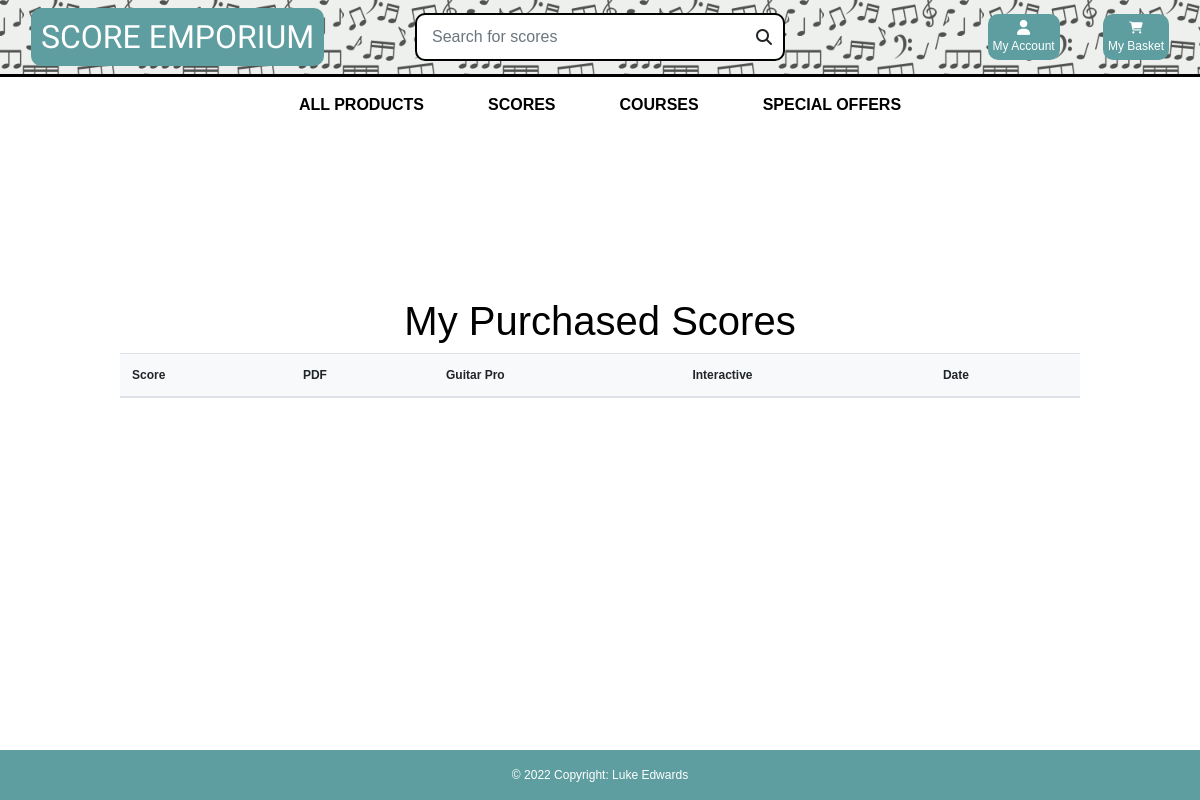
The page /profile/ (signed in) on the database as committed earlier.
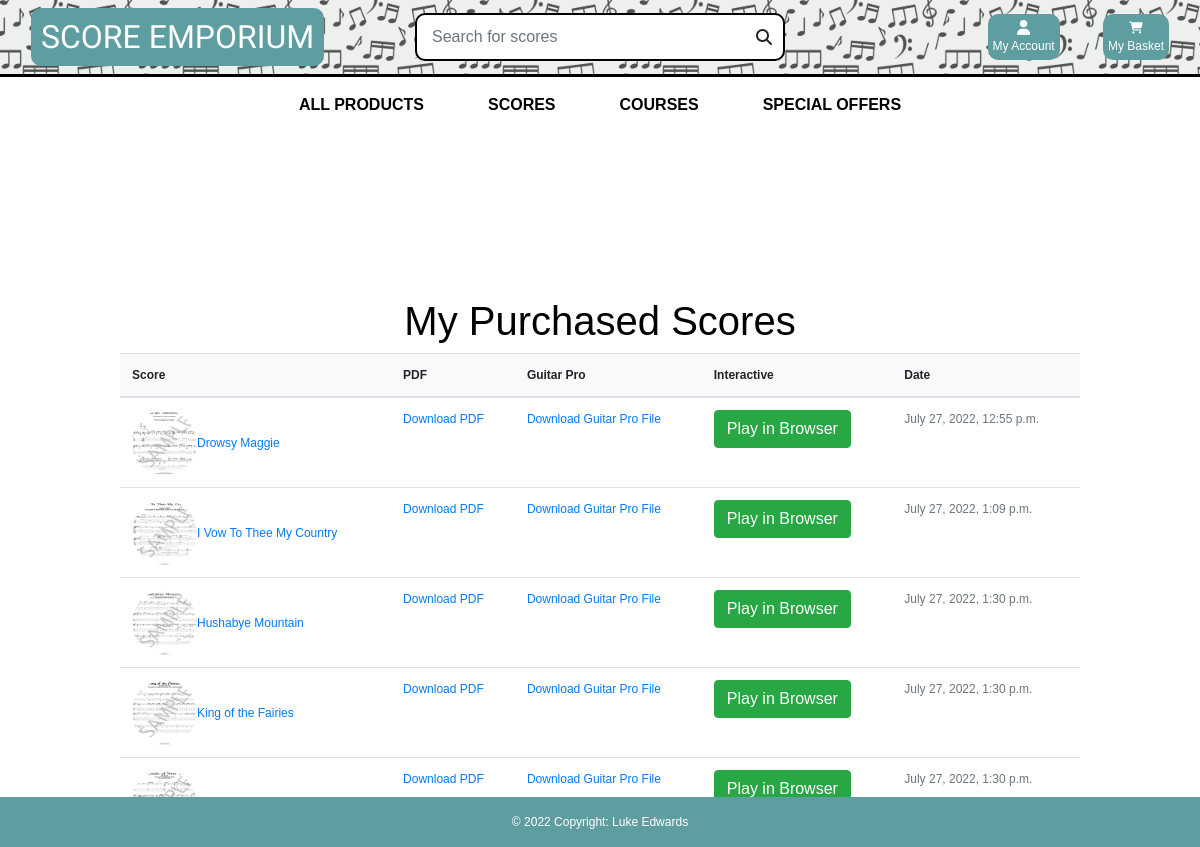
The same page on the database as committed later.
### checkout/models.py (models this page shows, shortened)
class OrderLineItem(models.Model):
    order = models.ForeignKey(Order, null=False, blank=False, on_delete=models.CASCADE, related_name='lineitems')
    product = models.ForeignKey(Product, null=False, blank=False, on_delete=models.CASCADE)
    lineitem_total = models.DecimalField(max_digits=6, decimal_places=2, null=False, blank=False, editable=False)

class Order(models.Model):
    order_number = models.CharField(max_length=32, null=False, editable=False)
    user_profile = models.ForeignKey(UserProfile, on_delete=models.SET_NULL,
                                     null=True, blank=True, related_name='orders')
    username = models.CharField(max_length=32, null=False, editable=False)
    full_name = models.CharField(max_length=50, null=False, blank=False)
    email = models.EmailField(max_length=254, null=False, blank=False)
    phone_number = models.CharField(max_length=20, null=False, blank=False)
    date = models.DateTimeField(auto_now_add=True)
    order_total = models.DecimalField(max_digits=10, decimal_places=2, null=False, default=0)

### products/models.py (models this page shows, shortened)
class Product(models.Model):
    genre = models.ForeignKey('Genre', null=True, blank=True, on_delete=models.SET_NULL)
    difficulty = models.ForeignKey('Difficulty', null=True, blank=True, on_delete=models.SET_NULL)
    sku = models.CharField(max_length=254, null=True, blank=True)
    name = models.CharField(max_length=254)
    description = models.TextField()
    price = models.DecimalField(max_digits=6, decimal_places=2)
    rating = models.DecimalField(max_digits=6, decimal_places=2, null=True, blank=True)
    image_url = models.URLField(max_length=1024, null=True, blank=True)
    image = models.ImageField(null=True, blank=True,)
    vendor = models.CharField(max_length=254, null=True)
    PDF = models.FileField(null=True,)
    Guitar_Pro_Unlocked = models.FileField(null=True,)
    Guitar_Pro_Locked = models.FileField(null=True,)
    video = models.URLField(max_length=1024, null=True, blank=True)

### user_profile/views.py (the view)
# urls.py: path('profile/', include('user_profile.urls')),
def user_profile(request):
    profile = get_object_or_404(UserProfile, user=request.user)
    products = Product.objects.all()
    orders = profile.orders.all()
    context = {
        'products': products,
        'profile': profile,
        'orders': orders
    }
    return render(request, 'user_profile/profile.html', context)

### cart/contexts.py (called while the page is built, shortened)
def cart_contents(request):
    cart_items = []
    total = 0
    product_count = 0
    cart = request.session.get('cart', {})
    total = total
    context = {
        'cart_items': cart_items,
        'total': total,
        'product_count': product_count,
    }
    return context

### user_profile/templates/user_profile/profile.html (shortened to what this page needs)
{% extends "base.html" %}
{% load static %}
{% block page_header %}
    <div class="container header-container">
    </div>
{% endblock %}
{% block content %}
<div class="container text-black">
    <h1 class="text-center">My Purchased Scores</h1>
    <div class="row">
      <table class="table align-middle mb-0 bg-white">
        <thead class="bg-light">
          <tr>
            <th>Score</th>
            <th>PDF</th>
            <th>Guitar Pro</th>
            <th>Interactive</th>
            <th>Date</th>
          </tr>
        </thead>
        <tbody>
          {% for order in orders %}
            {% for item in order.lineitems.all%}
          <tr>
            <td>
              <div class="d-flex align-items-center">
                <img
                    src="/media/{{item.product.image}}"
                    alt="{{item.product.name}}"
                    style="width: 65px; height: 65px"
                    class="rounded-circle"
                    />
                <div class="ms-3">
                  <a href="{% url 'product_detail' item.product.id %}">
                    {{item.product.name}}
                    </a>
                </div>
              </div>
            </td>
            <td>
              <a href="/media/{{item.product.PDF}}" target="_blank">Download PDF</a>
            </td>
            <td>
              <a href="/media/{{item.product.Guitar_Pro_Locked}}" target="_blank">Download Guitar Pro File</a>
            </td>
            <td>
              <span><a href="{% url 'guitar_pro' item.product.id%}" class="btn btn-success">Play in Browser</a></span>
            </td>
            <td>
              <span class="text-muted">{{order.date}}</span>
            </td>
          </tr>
          {%endfor%}
          {%endfor%}
        </tbody>
      </table>
    </div>
  </div>
{% endblock %}

### templates/base.html (shortened to what this page needs)
{% load static %}
<!doctype html>
<html lang="en">
  <head>
    {% block corecss %}
    <link rel="stylesheet" href="https://cdn.jsdelivr.net/npm/bootstrap@4.6.1/dist/css/bootstrap.min.css">
    <link rel="stylesheet" href="{% static 'css/base.css' %}">
    <link href="http://maxcdn.bootstrapcdn.com/font-awesome/4.1.0/css/font-awesome.min.css" rel="stylesheet">
    <link rel="stylesheet" href="https://cdnjs.cloudflare.com/ajax/libs/font-awesome/6.1.1/css/all.min.css"
 />
    {% endblock %}
    {% block extra_css %}
    <link rel="stylesheet" href="{% static 'css/scores.css'%}">
    {% endblock %}
  </head>
  <body>
    <header id="nav-container" class="container-fluid">
        <div style="border-bottom: solid;" class="row">
            <div class="col-12 col-lg-4 my-auto py-1 py-lg-0 text-center text-lg-left">
                <a href="{% url 'home' %}" class="nav-link main-logo-link">
                    <h2 id="logo" class="logo-font text-black my-0">Score Emporium</h2>
                </a>
            </div>
            <div class="col-12 col-lg-4 my-auto py-1 py-lg-0">
                <form id="main-search" method="GET" action="{% url 'products' %}">
                    <div class="input-group w-100">
                        <input id="search-box"  class="form-control  rounded-0" type="text" name="q" placeholder="Search for scores">
                        <div id="search-btn-div">
                        <button id="search-btn" class="form-control btn " type="submit">
                            <span class="icon">
                                <i class="fas fa-search"></i>
                            </span>
                        </button>
                        </div>
                    </div>
                </form>
            </div>
            <div class="col-12 col-lg-4 my-auto py-1 py-lg-0">
                <ul class="list-inline list-unstyled text-center text-lg-right my-0">
                    <li class="list-inline-item dropdown">
                        <a class=" nav-link" href="#" id="user-options" data-toggle="dropdown" aria-haspopup="true" aria-expanded="false">
                            <div id="account-button" class="text-center">
                                <div></div>
                                <p class="my-0">My Account</p>
                            </div>
                        </a>
                    </li>
                    <li class="list-inline-item">
                        <a class="{% if grand_total %}text-info font-weight-bold{% else %}text-black{% endif %} nav-link" href="{% url 'view_cart'%}">
                            <div id="cart-button" class="text-center">
                                <div><i class="fa-solid fa-cart-shopping"></i></div>
                                <p class="my-0">My Basket</p>
                            </div>
                        </a>
                    </li>
                </ul>
            </div>
        </div>
        <div class="row bg-white">
            <nav class="navbar navbar-expand-lg navbar-light w-100">
                {% include 'includes/main-nav.html' %}
            </nav>
        </div>
    </header>
    {% block page_header %}
    {% endblock %}
    {% block content %}
    {% endblock %}
    <footer id="footer" class=" text-center text-lg-start">
        <div class="text-center p-3">
          © 2022 Copyright: Luke Edwards
        </div>
      </footer>
  </body>
</html>

### templates/includes/main-nav.html (shortened to what this page needs)
<div class="collapse navbar-collapse" id="main-nav">
    <ul class="navbar-nav w-auto mx-auto">
        <li class="nav-item dropdown">
            <a class="logo-font font-weight-bold nav-link text-black mr-5" href="{% url 'products'%}" id="all-products-link"  aria-haspopup="true" aria-expanded="false">
                All Products
            </a>
        </li>
        <li class="nav-item dropdown">
            <a class="logo-font font-weight-bold nav-link text-black mr-5" href="#" id="clothing-link" data-toggle="dropdown" aria-haspopup="true" aria-expanded="false">
                Scores
            </a>
        </li>
        <li class="nav-item dropdown">
            <a class="logo-font font-weight-bold nav-link text-black mr-5" href="#" id="homeware-link" data-toggle="dropdown" aria-haspopup="true" aria-expanded="false">
                Courses
            </a>
        </li>
        <li class="nav-item dropdown">
            <a class="logo-font font-weight-bold nav-link text-black" href="#" id="specials-link" data-toggle="dropdown" aria-haspopup="true" aria-expanded="false">
                Special Offers
            </a>
        </li>
    </ul>
</div>

### static/css/base.css (style rules this page uses)
html { height: 100%; }
body { height: 100%; min-height: 100%; margin: 0; padding-bottom: 30px; }
#nav-container { background-image: url(/static/media_1/sheet-music-pattern.jpg); background-repeat: repeat; background-size: 160px; box-shadow:inset 0 0 0 2000px rgba(210, 215, 211, 0.38); }
#account-button { background-color: cadetblue; color: white; padding: 5px; border-radius: 10px; }
#cart-button { background-color: cadetblue; color: white; padding: 5px; border-radius: 10px; }
#main-nav a { font-size: 1rem; }
#main-search { border-radius: 10px !important; border: 2px solid black; padding: 3px; background-color: white; }
#logo { font-family: 'Arima', cursive; background-color: cadetblue; border-radius: 10px; color: white !important; padding: 10px; }
body { background-size: cover; height: calc(100vh - 164px); color: black !important; font-family: 'Helvetica'; }
#search-btn { padding: 0; border-top-right-radius: 10px; border-bottom-right-radius: 10px; }
#search-btn-div { width: 3rem; }
.icon { align-items: center; display: inline-flex; height: 1.5rem; width: 1.5rem; border: none; float: right; border-top-right-radius: 10px; border-bottom-right-radius: 10px; }
#search-box { border: none; }
.logo-font { text-transform: uppercase; }
.main-logo-link { width: fit-content; }
#footer { background-color: cadetblue !important; color: white; bottom: 0; width: 100%; position: fixed; bottom: 0; }
.text-black { color: #000 !important; }
@media (min-width: 1200px) { .container { max-width: 80%; } }
@media (min-width: 992px) { .header-container { padding-top: 164px; } }

### static/css/scores.css (style rules this page uses)
body { font-family: Arial, Helvetica, sans-serif; font-size: 12px; }

Rows that differ between the two databases and show on the page:
added Order: date "July 27, 2022, 12:55 p.m."
added OrderLineItem: product.image (picture), product.name "Drowsy Maggie"
added Order: date "July 27, 2022, 1:09 p.m."
added OrderLineItem: product.image (picture), product.name "I Vow To Thee My Country"
added Order: date "July 27, 2022, 1:30 p.m."
added OrderLineItem: product.image (picture), product.name "Hushabye Mountain"
added Order: date "July 27, 2022, 1:30 p.m."
added OrderLineItem: product.image (picture), product.name "King of the Fairies"
